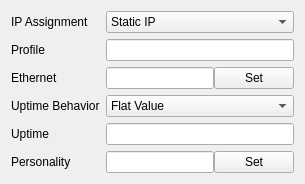
               <widget class="QWidget" name="genTab">
                <attribute name="title">
                 <string>General Settings</string>
                </attribute>
                <layout class="QHBoxLayout" name="genProfSettingsBox">
                 <item>
                  <layout class="QFormLayout" name="genProfFormBox">
                   <item row="1" column="0">
                    <widget class="QLabel" name="profileLabel">
                     <property name="text">
                      <string>Profile</string>
                     </property>
                    </widget>
                   </item>
                   <item row="1" column="1">
                    <widget class="QLineEdit" name="profileEdit"/>
                   </item>
                   <item row="2" column="0">
                    <widget class="QLabel" name="ethernetLabel">
                     <property name="text">
                      <string>Ethernet</string>
                     </property>
                    </widget>
                   </item>
                   <item row="2" column="1">
                    <layout class="QHBoxLayout" name="ethernetForm">
                     <property name="spacing">
                      <number>0</number>
                     </property>
                     <item>
                      <widget class="QLineEdit" name="ethernetEdit">
                       <property name="readOnly">
                        <bool>true</bool>
                       </property>
                      </widget>
                     </item>
                     <item>
                      <widget class="QPushButton" name="setEthernetButton">
                       <property name="text">
                        <string>Set</string>
                       </property>
                      </widget>
                     </item>
                    </layout>
                   </item>
                   <item row="0" column="1">
                    <widget class="QComboBox" name="dhcpComboBox">
                     <item>
                      <property name="text">
                       <string>Static IP</string>
                      </property>
                     </item>
                     <item>
                      <property name="text">
                       <string>DHCP - Static MAC</string>
                      </property>
                     </item>
                     <item>
                      <property name="text">
                       <string>DHCP - Random MAC</string>
                      </property>
                     </item>
                     <item>
                      <property name="text">
                       <string>Doppelganger</string>
                      </property>
                     </item>
                    </widget>
                   </item>
                   <item row="0" column="0">
                    <widget class="QLabel" name="IPModeLabel">
                     <property name="text">
                      <string>IP Assignment</string>
                     </property>
                    </widget>
                   </item>
                   <item row="3" column="0">
                    <widget class="QLabel" name="uptimeBehaviorLabel">
                     <property name="text">
                      <string>Uptime Behavior</string>
                     </property>
                    </widget>
                   </item>
                   <item row="3" column="1">
                    <widget class="QComboBox" name="uptimeBehaviorComboBox">
                     <item>
                      <property name="text">
                       <string>Flat Value</string>
                      </property>
                     </item>
                     <item>
                      <property name="text">
                       <string>Random in Range</string>
                      </property>
                     </item>
                    </widget>
                   </item>
                   <item row="4" column="0">
                    <widget class="QLabel" name="uptimeLabel">
                     <property name="text">
                      <string>Uptime</string>
                     </property>
                    </widget>
                   </item>
                   <item row="4" column="1">
                    <widget class="QLineEdit" name="uptimeEdit"/>
                   </item>
                   <item row="5" column="0">
                    <widget class="QLabel" name="personalityLabel">
                     <property name="text">
                      <string>Personality</string>
                     </property>
                    </widget>
                   </item>
                   <item row="5" column="1">
                    <layout class="QHBoxLayout" name="personalityForm">
                     <property name="spacing">
                      <number>0</number>
                     </property>
                     <item>
                      <widget class="QLineEdit" name="personalityEdit"/>
                     </item>
                     <item>
                      <widget class="QPushButton" name="setPersonalityButton">
                       <property name="text">
                        <string>Set</string>
                       </property>
                      </widget>
                     </item>
                    </layout>
                   </item>
                  </layout>
                 </item>
                </layout>
               </widget>
